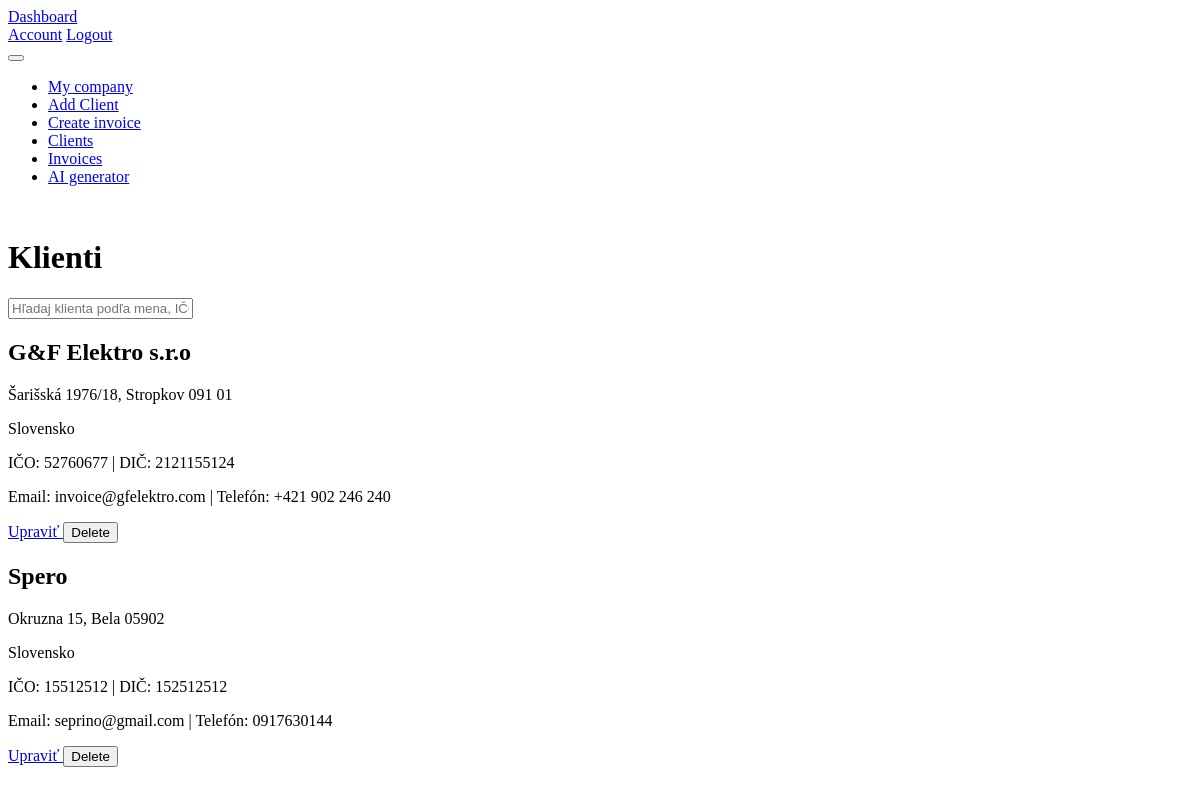
Page /clients (signed in) on the earlier database version.
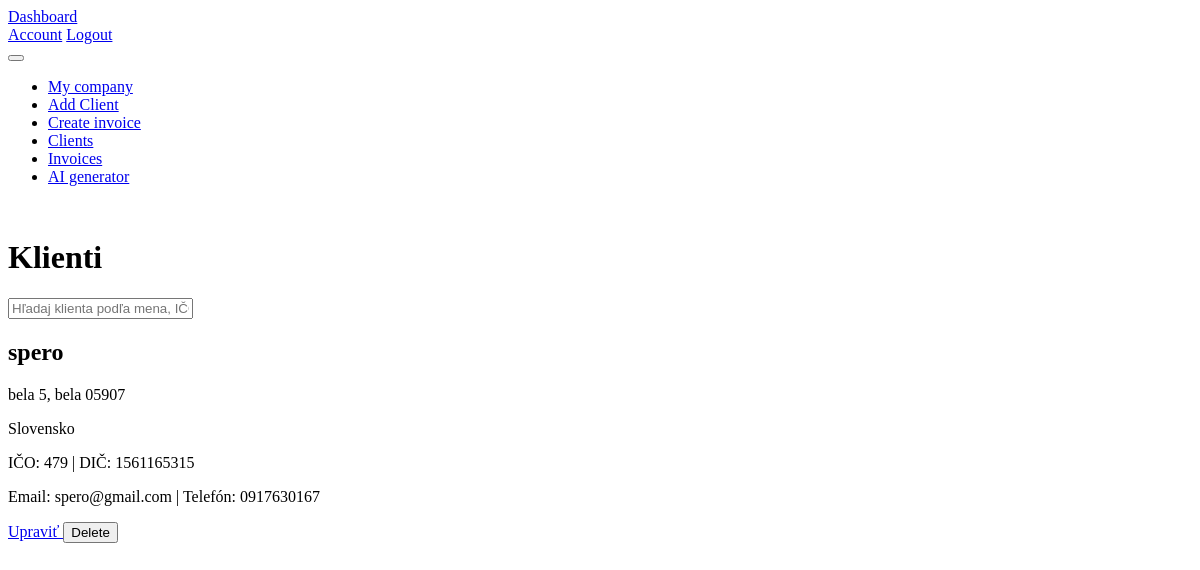
Same page on the later database version.
### models.py (models this page shows)
class Client(db.Model):
        __tablename__ = 'clients'
        id = db.Column(db.Integer, primary_key=True)
        name = db.Column(db.String(100), nullable=False)
        ico = db.Column(db.String(20), nullable=False)
        dic = db.Column(db.String(20), nullable=False)
        street = db.Column(db.String(100), nullable=False)
        user_id = db.Column(db.Integer, db.ForeignKey('users.id'), nullable=False)
        user = db.relationship('User', backref=db.backref('clients', lazy=True))
        city = db.Column(db.String(50), nullable=False)
        zip_code = db.Column(db.String(20), nullable=False)
        country = db.Column(db.String(50), nullable=False)
        email = db.Column(db.String(100), nullable=False)
        phone = db.Column(db.String(20), nullable=False)
        iban = db.Column(db.String(34), nullable=False)
        bic = db.Column(db.String(11), nullable=False)
        is_vat_payer = db.Column(db.Boolean, default=False)
        ic_dph = db.Column(db.String(20), nullable=True)  # Optional field for VAT ID if the client is a VAT payer

### routes.py (the view)
@main.route('/clients')
@login_required
def list_clients():
    return render_template('clients.html', clients=db.session.query(Client).filter_by(user_id=current_user.id).all())

### templates/clients.html (shortened to what this page needs)
{% extends 'base.html' %}
{% block content %}
<h1>Klienti</h1>
<input type="text" id="clientSearch" class="form-control mb-3" placeholder="Hľadaj klienta podľa mena, IČO alebo emailu">
    {% if clients %}
<div class="clients-list">
    {% for client in clients %}
    <div class="client mb-4 p-3 border rounded">
        <div class="row">
            <div class="col-md-9">
                <h2>{{ client.name }}</h2>
                <p>{{ client.street }}, {{ client.city }} {{ client.zip_code }}</p>
                <p>{{ client.country }}</p>
                <p>IČO: {{ client.ico }} | DIČ: {{ client.dic }}</p>
                <p>Email: {{ client.email }} | Telefón: {{ client.phone }}</p>
            </div>
            <div class="col-md-3 d-flex flex-column align-items-end justify-content-start">
                <a href="{{ url_for('main.edit_client', client_id=client.id) }}" class="btn btn-primary mb-2">
                    Upraviť
                </a>
                <form action="{{ url_for('main.delete_client', client_id=client.id) }}" method="POST" style="display:inline;">
                <button type="submit" class="btn btn-danger btn-sm">Delete</button>
            </form>
            </div>
        </div>
    </div>
    {% endfor %}
</div>
{% endif %}
{% endblock %}

### templates/base.html (shortened to what this page needs)
<!DOCTYPE html>
<html lang="en" data-bs-theme="light">
<head>
  <link href="https://cdn.jsdelivr.net/npm/@tabler/core@1.4.0/dist/css/tabler.min.css" rel="stylesheet">
  <link href="https://cdn.jsdelivr.net/npm/@tabler/icons-webfont@latest/tabler-icons.min.css" rel="stylesheet">
</head>
<body>
  <div class="page">
    <header class="navbar navbar-expand-md navbar-light border-bottom d-print-none">
      <div class="container-xl">
        <a class="navbar-brand" href="/dashboard">
          <span class="navbar-brand-text">Dashboard</span>
        </a>
        <div class="navbar-nav flex-row order-md-last">
          <a class="nav-link px-2" href="{{ url_for('main.account') }}">Account</a>
          <a class="nav-link px-2" href="{{ url_for('main.logout') }}">Logout</a>
        </div>
        <button class="navbar-toggler" type="button" data-bs-toggle="collapse" data-bs-target="#navbar-menu">
        </button>
        <div class="collapse navbar-collapse" id="navbar-menu">
          <ul class="navbar-nav">
            <li class="nav-item"><a class="nav-link" href="/my_company"><span class="ms-2">My company</span></a></li>
            <li class="nav-item"><a class="nav-link" href="/add_client"><span class="ms-2">Add Client</span></a></li>
            <li class="nav-item"><a class="nav-link" href="/add_invoice"><span class="ms-2">Create invoice</span></a></li>
            <li class="nav-item"><a class="nav-link" href="/clients"><span class="ms-2">Clients</span></a></li>
            <li class="nav-item"><a class="nav-link" href="/invoices"><span class="ms-2">Invoices</span></a></li>
            <li class="nav-item"><a class="nav-link" href="/ai_invoice"><span class="ms-2">AI generator</span></a></li>
          </ul>
        </div>
      </div>
    </header>
    <div class="page-wrapper">
      <div class="container-fluid content-wrap">
        <div class="card card-body">
          {% block content %}{% endblock %}
        </div>
      </div>
    </div>
  </div>
</body>
</html>

### templates/base.html (style rules this page uses)
body { background: var(--tblr-bg-surface); }
.content-wrap { padding-top: 1rem; padding-bottom: 1rem; }

Differences in the rows shown:
removed Client: name "Spero", street "Okruzna 15", city "Bela", zip_code "05902", country "Slovensko", ico "15512512", dic "152512512", email "seprino@gmail.com", phone "0917630144"
changed Client "Slovensko": name "G&F Elektro s.r.o" → "spero"; street "Šarišská 1976/18" → "bela 5"; city "Stropkov" → "bela"; zip_code "091 01" → "05907"; ico "52760677" → "479"; dic "2121155124" → "1561165315"; email "invoice@gfelektro.com" → "spero@gmail.com"; phone "+421 902 246 240" → "0917630167"
